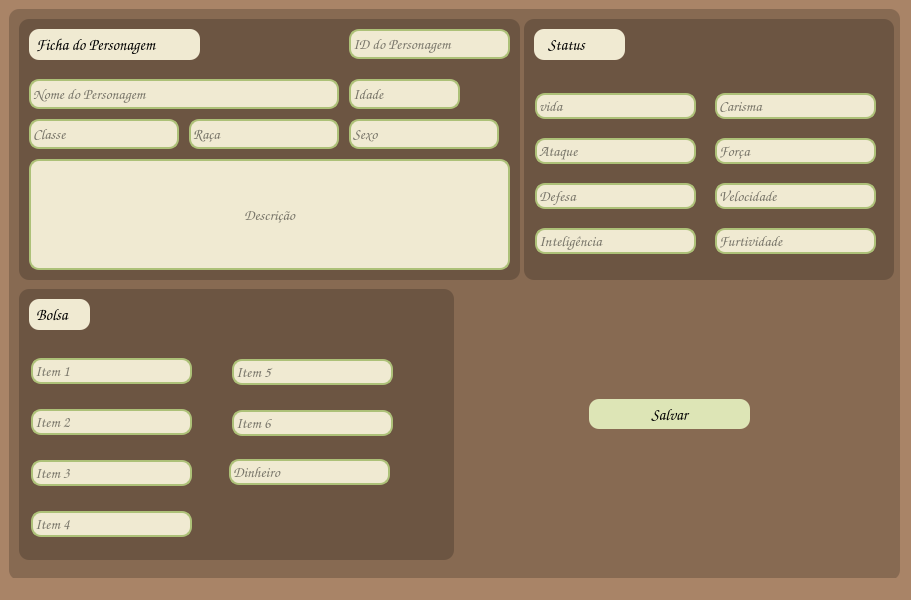
<?xml version="1.0" encoding="UTF-8"?>
<ui version="4.0">
 <class>MainWindow</class>
 <widget class="QMainWindow" name="MainWindow">
  <property name="geometry">
   <rect>
    <x>0</x>
    <y>0</y>
    <width>911</width>
    <height>600</height>
   </rect>
  </property>
  <property name="windowTitle">
   <string>MainWindow</string>
  </property>
  <property name="styleSheet">
   <string notr="true">background-color: rgb(169, 132, 103);</string>
  </property>
  <widget class="QWidget" name="centralwidget">
   <widget class="QFrame" name="frame">
    <property name="geometry">
     <rect>
      <x>9</x>
      <y>9</y>
      <width>891</width>
      <height>571</height>
     </rect>
    </property>
    <property name="styleSheet">
     <string notr="true">QFrame{
	background-color: rgba(0,0,0,0.2);
	border-radius: 10px;
}</string>
    </property>
    <property name="frameShape">
     <enum>QFrame::StyledPanel</enum>
    </property>
    <property name="frameShadow">
     <enum>QFrame::Raised</enum>
    </property>
    <widget class="QFrame" name="frame_2">
     <property name="geometry">
      <rect>
       <x>10</x>
       <y>10</y>
       <width>501</width>
       <height>261</height>
      </rect>
     </property>
     <property name="font">
      <font>
       <family>Comic Sans MS</family>
       <pointsize>12</pointsize>
      </font>
     </property>
     <property name="frameShape">
      <enum>QFrame::StyledPanel</enum>
     </property>
     <property name="frameShadow">
      <enum>QFrame::Raised</enum>
     </property>
     <widget class="QLabel" name="label">
      <property name="geometry">
       <rect>
        <x>10</x>
        <y>10</y>
        <width>171</width>
        <height>31</height>
       </rect>
      </property>
      <property name="font">
       <font>
        <family>Comic Sans MS</family>
        <pointsize>12</pointsize>
       </font>
      </property>
      <property name="styleSheet">
       <string notr="true">QFrame{
	background-color: rgb(240, 234, 210);
	border-radius: 10px;
}</string>
      </property>
      <property name="text">
       <string>  Ficha do Personagem</string>
      </property>
     </widget>
     <widget class="QLineEdit" name="Nome_Personagem">
      <property name="geometry">
       <rect>
        <x>10</x>
        <y>60</y>
        <width>310</width>
        <height>30</height>
       </rect>
      </property>
      <property name="font">
       <font>
        <family>Comic Sans MS</family>
        <pointsize>11</pointsize>
        <underline>false</underline>
        <kerning>true</kerning>
       </font>
      </property>
      <property name="styleSheet">
       <string notr="true">QLineEdit{
	background-color: rgba(240, 234, 210);
	border-radius: 10px;
	border: 2px solid rgb(173, 193, 120);
	
}</string>
      </property>
      <property name="inputMask">
       <string/>
      </property>
      <property name="text">
       <string comment="Nome"/>
      </property>
      <property name="maxLength">
       <number>100</number>
      </property>
      <property name="frame">
       <bool>true</bool>
      </property>
      <property name="readOnly">
       <bool>false</bool>
      </property>
      <property name="placeholderText">
       <string>Nome do Personagem</string>
      </property>
      <property name="clearButtonEnabled">
       <bool>false</bool>
      </property>
     </widget>
     <widget class="QLineEdit" name="Classe">
      <property name="geometry">
       <rect>
        <x>10</x>
        <y>100</y>
        <width>150</width>
        <height>30</height>
       </rect>
      </property>
      <property name="font">
       <font>
        <family>Comic Sans MS</family>
        <pointsize>11</pointsize>
        <underline>false</underline>
        <kerning>true</kerning>
       </font>
      </property>
      <property name="whatsThis">
       <string>&lt;html&gt;&lt;head/&gt;&lt;body&gt;&lt;p align=&quot;center&quot;&gt;Clase&lt;/p&gt;&lt;/body&gt;&lt;/html&gt;</string>
      </property>
      <property name="styleSheet">
       <string notr="true">QLineEdit{
	background-color: rgba(240, 234, 210);
	border-radius: 10px;
	border: 2px solid rgb(173, 193, 120);
	
}</string>
      </property>
      <property name="inputMask">
       <string/>
      </property>
      <property name="text">
       <string comment="Nome"/>
      </property>
      <property name="maxLength">
       <number>20</number>
      </property>
      <property name="frame">
       <bool>true</bool>
      </property>
      <property name="readOnly">
       <bool>false</bool>
      </property>
      <property name="placeholderText">
       <string>Classe</string>
      </property>
      <property name="clearButtonEnabled">
       <bool>false</bool>
      </property>
     </widget>
     <widget class="QLineEdit" name="Descricao">
      <property name="geometry">
       <rect>
        <x>10</x>
        <y>140</y>
        <width>481</width>
        <height>111</height>
       </rect>
      </property>
      <property name="font">
       <font>
        <family>Comic Sans MS</family>
        <pointsize>11</pointsize>
        <underline>false</underline>
        <kerning>true</kerning>
       </font>
      </property>
      <property name="styleSheet">
       <string notr="true">QLineEdit{
	background-color: rgba(240, 234, 210);
	border-radius: 10px;
	border: 2px solid rgb(173, 193, 120);
	
}</string>
      </property>
      <property name="inputMask">
       <string/>
      </property>
      <property name="text">
       <string comment="Nome"/>
      </property>
      <property name="maxLength">
       <number>100</number>
      </property>
      <property name="frame">
       <bool>true</bool>
      </property>
      <property name="alignment">
       <set>Qt::AlignCenter</set>
      </property>
      <property name="readOnly">
       <bool>false</bool>
      </property>
      <property name="placeholderText">
       <string>Descrição</string>
      </property>
      <property name="clearButtonEnabled">
       <bool>false</bool>
      </property>
     </widget>
     <widget class="QLineEdit" name="Raca">
      <property name="geometry">
       <rect>
        <x>170</x>
        <y>100</y>
        <width>150</width>
        <height>30</height>
       </rect>
      </property>
      <property name="font">
       <font>
        <family>Comic Sans MS</family>
        <pointsize>11</pointsize>
        <underline>false</underline>
        <kerning>true</kerning>
       </font>
      </property>
      <property name="whatsThis">
       <string>&lt;html&gt;&lt;head/&gt;&lt;body&gt;&lt;p align=&quot;center&quot;&gt;Clase&lt;/p&gt;&lt;/body&gt;&lt;/html&gt;</string>
      </property>
      <property name="styleSheet">
       <string notr="true">QLineEdit{
	background-color: rgba(240, 234, 210);
	border-radius: 10px;
	border: 2px solid rgb(173, 193, 120);
	
}</string>
      </property>
      <property name="inputMask">
       <string/>
      </property>
      <property name="text">
       <string comment="Nome"/>
      </property>
      <property name="maxLength">
       <number>20</number>
      </property>
      <property name="frame">
       <bool>true</bool>
      </property>
      <property name="readOnly">
       <bool>false</bool>
      </property>
      <property name="placeholderText">
       <string>Raça</string>
      </property>
      <property name="clearButtonEnabled">
       <bool>false</bool>
      </property>
     </widget>
     <widget class="QLineEdit" name="idade">
      <property name="geometry">
       <rect>
        <x>330</x>
        <y>60</y>
        <width>111</width>
        <height>30</height>
       </rect>
      </property>
      <property name="font">
       <font>
        <family>Comic Sans MS</family>
        <pointsize>11</pointsize>
        <underline>false</underline>
        <kerning>true</kerning>
       </font>
      </property>
      <property name="whatsThis">
       <string>&lt;html&gt;&lt;head/&gt;&lt;body&gt;&lt;p align=&quot;center&quot;&gt;Clase&lt;/p&gt;&lt;/body&gt;&lt;/html&gt;</string>
      </property>
      <property name="styleSheet">
       <string notr="true">QLineEdit{
	background-color: rgba(240, 234, 210);
	border-radius: 10px;
	border: 2px solid rgb(173, 193, 120);
	
}</string>
      </property>
      <property name="inputMask">
       <string/>
      </property>
      <property name="text">
       <string comment="Nome"/>
      </property>
      <property name="maxLength">
       <number>3</number>
      </property>
      <property name="frame">
       <bool>true</bool>
      </property>
      <property name="readOnly">
       <bool>false</bool>
      </property>
      <property name="placeholderText">
       <string>Idade</string>
      </property>
      <property name="clearButtonEnabled">
       <bool>false</bool>
      </property>
     </widget>
     <widget class="QLineEdit" name="Sexo">
      <property name="geometry">
       <rect>
        <x>330</x>
        <y>100</y>
        <width>150</width>
        <height>30</height>
       </rect>
      </property>
      <property name="font">
       <font>
        <family>Comic Sans MS</family>
        <pointsize>11</pointsize>
        <underline>false</underline>
        <kerning>true</kerning>
       </font>
      </property>
      <property name="whatsThis">
       <string>&lt;html&gt;&lt;head/&gt;&lt;body&gt;&lt;p align=&quot;center&quot;&gt;Clase&lt;/p&gt;&lt;/body&gt;&lt;/html&gt;</string>
      </property>
      <property name="styleSheet">
       <string notr="true">QLineEdit{
	background-color: rgba(240, 234, 210);
	border-radius: 10px;
	border: 2px solid rgb(173, 193, 120);
	
}</string>
      </property>
      <property name="inputMask">
       <string/>
      </property>
      <property name="text">
       <string comment="Nome"/>
      </property>
      <property name="maxLength">
       <number>20</number>
      </property>
      <property name="frame">
       <bool>true</bool>
      </property>
      <property name="readOnly">
       <bool>false</bool>
      </property>
      <property name="placeholderText">
       <string>Sexo</string>
      </property>
      <property name="clearButtonEnabled">
       <bool>false</bool>
      </property>
     </widget>
     <widget class="QLineEdit" name="Id">
      <property name="geometry">
       <rect>
        <x>330</x>
        <y>10</y>
        <width>161</width>
        <height>30</height>
       </rect>
      </property>
      <property name="font">
       <font>
        <family>Comic Sans MS</family>
        <pointsize>11</pointsize>
        <underline>false</underline>
        <kerning>true</kerning>
       </font>
      </property>
      <property name="whatsThis">
       <string>&lt;html&gt;&lt;head/&gt;&lt;body&gt;&lt;p align=&quot;center&quot;&gt;Clase&lt;/p&gt;&lt;/body&gt;&lt;/html&gt;</string>
      </property>
      <property name="styleSheet">
       <string notr="true">QLineEdit{
	background-color: rgba(240, 234, 210);
	border-radius: 10px;
	border: 2px solid rgb(173, 193, 120);
	
}</string>
      </property>
      <property name="inputMask">
       <string/>
      </property>
      <property name="text">
       <string comment="Nome"/>
      </property>
      <property name="maxLength">
       <number>3</number>
      </property>
      <property name="frame">
       <bool>true</bool>
      </property>
      <property name="readOnly">
       <bool>false</bool>
      </property>
      <property name="placeholderText">
       <string>ID do Personagem</string>
      </property>
      <property name="clearButtonEnabled">
       <bool>false</bool>
      </property>
     </widget>
    </widget>
    <widget class="QFrame" name="frame_3">
     <property name="geometry">
      <rect>
       <x>10</x>
       <y>280</y>
       <width>435</width>
       <height>271</height>
      </rect>
     </property>
     <property name="frameShape">
      <enum>QFrame::StyledPanel</enum>
     </property>
     <property name="frameShadow">
      <enum>QFrame::Raised</enum>
     </property>
     <widget class="QLabel" name="label_2">
      <property name="geometry">
       <rect>
        <x>10</x>
        <y>10</y>
        <width>61</width>
        <height>31</height>
       </rect>
      </property>
      <property name="font">
       <font>
        <family>Comic Sans MS</family>
        <pointsize>12</pointsize>
       </font>
      </property>
      <property name="styleSheet">
       <string notr="true">QFrame{
	background-color: rgb(240, 234, 210);
	border-radius: 10px;
}</string>
      </property>
      <property name="text">
       <string>  Bolsa</string>
      </property>
     </widget>
     <widget class="QLineEdit" name="Item1">
      <property name="geometry">
       <rect>
        <x>12</x>
        <y>69</y>
        <width>161</width>
        <height>26</height>
       </rect>
      </property>
      <property name="font">
       <font>
        <family>Comic Sans MS</family>
        <pointsize>11</pointsize>
        <underline>false</underline>
        <kerning>true</kerning>
       </font>
      </property>
      <property name="whatsThis">
       <string>&lt;html&gt;&lt;head/&gt;&lt;body&gt;&lt;p align=&quot;center&quot;&gt;Clase&lt;/p&gt;&lt;/body&gt;&lt;/html&gt;</string>
      </property>
      <property name="styleSheet">
       <string notr="true">QLineEdit{
	background-color: rgba(240, 234, 210);
	border-radius: 10px;
	border: 2px solid rgb(173, 193, 120);
	
}</string>
      </property>
      <property name="inputMask">
       <string/>
      </property>
      <property name="text">
       <string comment="Nome"/>
      </property>
      <property name="maxLength">
       <number>50</number>
      </property>
      <property name="frame">
       <bool>true</bool>
      </property>
      <property name="readOnly">
       <bool>false</bool>
      </property>
      <property name="placeholderText">
       <string>Item 1</string>
      </property>
      <property name="clearButtonEnabled">
       <bool>false</bool>
      </property>
     </widget>
     <widget class="QLineEdit" name="Item2">
      <property name="geometry">
       <rect>
        <x>12</x>
        <y>120</y>
        <width>161</width>
        <height>26</height>
       </rect>
      </property>
      <property name="font">
       <font>
        <family>Comic Sans MS</family>
        <pointsize>11</pointsize>
        <underline>false</underline>
        <kerning>true</kerning>
       </font>
      </property>
      <property name="whatsThis">
       <string>&lt;html&gt;&lt;head/&gt;&lt;body&gt;&lt;p align=&quot;center&quot;&gt;Clase&lt;/p&gt;&lt;/body&gt;&lt;/html&gt;</string>
      </property>
      <property name="styleSheet">
       <string notr="true">QLineEdit{
	background-color: rgba(240, 234, 210);
	border-radius: 10px;
	border: 2px solid rgb(173, 193, 120);
	
}</string>
      </property>
      <property name="inputMask">
       <string/>
      </property>
      <property name="text">
       <string comment="Nome"/>
      </property>
      <property name="maxLength">
       <number>50</number>
      </property>
      <property name="frame">
       <bool>true</bool>
      </property>
      <property name="readOnly">
       <bool>false</bool>
      </property>
      <property name="placeholderText">
       <string>Item 2</string>
      </property>
      <property name="clearButtonEnabled">
       <bool>false</bool>
      </property>
     </widget>
     <widget class="QLineEdit" name="Item3">
      <property name="geometry">
       <rect>
        <x>12</x>
        <y>171</y>
        <width>161</width>
        <height>26</height>
       </rect>
      </property>
      <property name="font">
       <font>
        <family>Comic Sans MS</family>
        <pointsize>11</pointsize>
        <underline>false</underline>
        <kerning>true</kerning>
       </font>
      </property>
      <property name="whatsThis">
       <string>&lt;html&gt;&lt;head/&gt;&lt;body&gt;&lt;p align=&quot;center&quot;&gt;Clase&lt;/p&gt;&lt;/body&gt;&lt;/html&gt;</string>
      </property>
      <property name="styleSheet">
       <string notr="true">QLineEdit{
	background-color: rgba(240, 234, 210);
	border-radius: 10px;
	border: 2px solid rgb(173, 193, 120);
	
}</string>
      </property>
      <property name="inputMask">
       <string/>
      </property>
      <property name="text">
       <string comment="Nome"/>
      </property>
      <property name="maxLength">
       <number>50</number>
      </property>
      <property name="frame">
       <bool>true</bool>
      </property>
      <property name="readOnly">
       <bool>false</bool>
      </property>
      <property name="placeholderText">
       <string>Item 3</string>
      </property>
      <property name="clearButtonEnabled">
       <bool>false</bool>
      </property>
     </widget>
     <widget class="QLineEdit" name="Item4">
      <property name="geometry">
       <rect>
        <x>12</x>
        <y>222</y>
        <width>161</width>
        <height>26</height>
       </rect>
      </property>
      <property name="font">
       <font>
        <family>Comic Sans MS</family>
        <pointsize>11</pointsize>
        <underline>false</underline>
        <kerning>true</kerning>
       </font>
      </property>
      <property name="whatsThis">
       <string>&lt;html&gt;&lt;head/&gt;&lt;body&gt;&lt;p align=&quot;center&quot;&gt;Clase&lt;/p&gt;&lt;/body&gt;&lt;/html&gt;</string>
      </property>
      <property name="styleSheet">
       <string notr="true">QLineEdit{
	background-color: rgba(240, 234, 210);
	border-radius: 10px;
	border: 2px solid rgb(173, 193, 120);
	
}</string>
      </property>
      <property name="inputMask">
       <string/>
      </property>
      <property name="text">
       <string comment="Nome"/>
      </property>
      <property name="maxLength">
       <number>50</number>
      </property>
      <property name="frame">
       <bool>true</bool>
      </property>
      <property name="readOnly">
       <bool>false</bool>
      </property>
      <property name="placeholderText">
       <string>Item 4</string>
      </property>
      <property name="clearButtonEnabled">
       <bool>false</bool>
      </property>
     </widget>
     <widget class="QLineEdit" name="Dinheiro">
      <property name="geometry">
       <rect>
        <x>210</x>
        <y>170</y>
        <width>161</width>
        <height>26</height>
       </rect>
      </property>
      <property name="font">
       <font>
        <family>Comic Sans MS</family>
        <pointsize>11</pointsize>
        <underline>false</underline>
        <kerning>true</kerning>
       </font>
      </property>
      <property name="whatsThis">
       <string>&lt;html&gt;&lt;head/&gt;&lt;body&gt;&lt;p align=&quot;center&quot;&gt;Clase&lt;/p&gt;&lt;/body&gt;&lt;/html&gt;</string>
      </property>
      <property name="styleSheet">
       <string notr="true">QLineEdit{
	background-color: rgba(240, 234, 210);
	border-radius: 10px;
	border: 2px solid rgb(173, 193, 120);
	
}</string>
      </property>
      <property name="inputMask">
       <string/>
      </property>
      <property name="text">
       <string comment="Nome"/>
      </property>
      <property name="maxLength">
       <number>7</number>
      </property>
      <property name="frame">
       <bool>true</bool>
      </property>
      <property name="readOnly">
       <bool>false</bool>
      </property>
      <property name="placeholderText">
       <string>Dinheiro</string>
      </property>
      <property name="clearButtonEnabled">
       <bool>false</bool>
      </property>
     </widget>
     <widget class="QLineEdit" name="Item6">
      <property name="geometry">
       <rect>
        <x>213</x>
        <y>121</y>
        <width>161</width>
        <height>26</height>
       </rect>
      </property>
      <property name="font">
       <font>
        <family>Comic Sans MS</family>
        <pointsize>11</pointsize>
        <underline>false</underline>
        <kerning>true</kerning>
       </font>
      </property>
      <property name="whatsThis">
       <string>&lt;html&gt;&lt;head/&gt;&lt;body&gt;&lt;p align=&quot;center&quot;&gt;Clase&lt;/p&gt;&lt;/body&gt;&lt;/html&gt;</string>
      </property>
      <property name="styleSheet">
       <string notr="true">QLineEdit{
	background-color: rgba(240, 234, 210);
	border-radius: 10px;
	border: 2px solid rgb(173, 193, 120);
	
}</string>
      </property>
      <property name="inputMask">
       <string/>
      </property>
      <property name="text">
       <string comment="Nome"/>
      </property>
      <property name="maxLength">
       <number>50</number>
      </property>
      <property name="frame">
       <bool>true</bool>
      </property>
      <property name="readOnly">
       <bool>false</bool>
      </property>
      <property name="placeholderText">
       <string>Item 6</string>
      </property>
      <property name="clearButtonEnabled">
       <bool>false</bool>
      </property>
     </widget>
     <widget class="QLineEdit" name="Item5">
      <property name="geometry">
       <rect>
        <x>213</x>
        <y>70</y>
        <width>161</width>
        <height>26</height>
       </rect>
      </property>
      <property name="font">
       <font>
        <family>Comic Sans MS</family>
        <pointsize>11</pointsize>
        <underline>false</underline>
        <kerning>true</kerning>
       </font>
      </property>
      <property name="whatsThis">
       <string>&lt;html&gt;&lt;head/&gt;&lt;body&gt;&lt;p align=&quot;center&quot;&gt;Clase&lt;/p&gt;&lt;/body&gt;&lt;/html&gt;</string>
      </property>
      <property name="styleSheet">
       <string notr="true">QLineEdit{
	background-color: rgba(240, 234, 210);
	border-radius: 10px;
	border: 2px solid rgb(173, 193, 120);
	
}</string>
      </property>
      <property name="inputMask">
       <string/>
      </property>
      <property name="text">
       <string comment="Nome"/>
      </property>
      <property name="maxLength">
       <number>50</number>
      </property>
      <property name="frame">
       <bool>true</bool>
      </property>
      <property name="readOnly">
       <bool>false</bool>
      </property>
      <property name="placeholderText">
       <string>Item 5</string>
      </property>
      <property name="clearButtonEnabled">
       <bool>false</bool>
      </property>
     </widget>
    </widget>
    <widget class="QFrame" name="frame_5">
     <property name="geometry">
      <rect>
       <x>515</x>
       <y>10</y>
       <width>370</width>
       <height>261</height>
      </rect>
     </property>
     <property name="frameShape">
      <enum>QFrame::StyledPanel</enum>
     </property>
     <property name="frameShadow">
      <enum>QFrame::Raised</enum>
     </property>
     <widget class="QLabel" name="label_7">
      <property name="geometry">
       <rect>
        <x>10</x>
        <y>10</y>
        <width>91</width>
        <height>31</height>
       </rect>
      </property>
      <property name="font">
       <font>
        <family>Comic Sans MS</family>
        <pointsize>12</pointsize>
       </font>
      </property>
      <property name="styleSheet">
       <string notr="true">QFrame{
	background-color: rgb(240, 234, 210);
	border-radius: 10px;
}</string>
      </property>
      <property name="text">
       <string>    Status</string>
      </property>
     </widget>
     <widget class="QLineEdit" name="Vida">
      <property name="geometry">
       <rect>
        <x>11</x>
        <y>74</y>
        <width>161</width>
        <height>26</height>
       </rect>
      </property>
      <property name="font">
       <font>
        <family>Comic Sans MS</family>
        <pointsize>11</pointsize>
        <underline>false</underline>
        <kerning>true</kerning>
       </font>
      </property>
      <property name="whatsThis">
       <string>&lt;html&gt;&lt;head/&gt;&lt;body&gt;&lt;p align=&quot;center&quot;&gt;Clase&lt;/p&gt;&lt;/body&gt;&lt;/html&gt;</string>
      </property>
      <property name="styleSheet">
       <string notr="true">QLineEdit{
	background-color: rgba(240, 234, 210);
	border-radius: 10px;
	border: 2px solid rgb(173, 193, 120);
	
}</string>
      </property>
      <property name="inputMask">
       <string/>
      </property>
      <property name="text">
       <string comment="Nome"/>
      </property>
      <property name="maxLength">
       <number>3</number>
      </property>
      <property name="frame">
       <bool>true</bool>
      </property>
      <property name="readOnly">
       <bool>false</bool>
      </property>
      <property name="placeholderText">
       <string>vida</string>
      </property>
      <property name="clearButtonEnabled">
       <bool>false</bool>
      </property>
     </widget>
     <widget class="QLineEdit" name="Ataque">
      <property name="geometry">
       <rect>
        <x>11</x>
        <y>119</y>
        <width>161</width>
        <height>26</height>
       </rect>
      </property>
      <property name="font">
       <font>
        <family>Comic Sans MS</family>
        <pointsize>11</pointsize>
        <underline>false</underline>
        <kerning>true</kerning>
       </font>
      </property>
      <property name="whatsThis">
       <string>&lt;html&gt;&lt;head/&gt;&lt;body&gt;&lt;p align=&quot;center&quot;&gt;Clase&lt;/p&gt;&lt;/body&gt;&lt;/html&gt;</string>
      </property>
      <property name="styleSheet">
       <string notr="true">QLineEdit{
	background-color: rgba(240, 234, 210);
	border-radius: 10px;
	border: 2px solid rgb(173, 193, 120);
	
}</string>
      </property>
      <property name="inputMask">
       <string/>
      </property>
      <property name="text">
       <string comment="Nome"/>
      </property>
      <property name="maxLength">
       <number>3</number>
      </property>
      <property name="frame">
       <bool>true</bool>
      </property>
      <property name="readOnly">
       <bool>false</bool>
      </property>
      <property name="placeholderText">
       <string>Ataque</string>
      </property>
      <property name="clearButtonEnabled">
       <bool>false</bool>
      </property>
     </widget>
     <widget class="QLineEdit" name="Defesa">
      <property name="geometry">
       <rect>
        <x>11</x>
        <y>164</y>
        <width>161</width>
        <height>26</height>
       </rect>
      </property>
      <property name="font">
       <font>
        <family>Comic Sans MS</family>
        <pointsize>11</pointsize>
        <underline>false</underline>
        <kerning>true</kerning>
       </font>
      </property>
      <property name="whatsThis">
       <string>&lt;html&gt;&lt;head/&gt;&lt;body&gt;&lt;p align=&quot;center&quot;&gt;Clase&lt;/p&gt;&lt;/body&gt;&lt;/html&gt;</string>
      </property>
      <property name="styleSheet">
       <string notr="true">QLineEdit{
	background-color: rgba(240, 234, 210);
	border-radius: 10px;
	border: 2px solid rgb(173, 193, 120);
	
}</string>
      </property>
      <property name="inputMask">
       <string/>
      </property>
      <property name="text">
       <string comment="Nome"/>
      </property>
      <property name="maxLength">
       <number>3</number>
      </property>
      <property name="frame">
       <bool>true</bool>
      </property>
      <property name="readOnly">
       <bool>false</bool>
      </property>
      <property name="placeholderText">
       <string>Defesa</string>
      </property>
      <property name="clearButtonEnabled">
       <bool>false</bool>
      </property>
     </widget>
     <widget class="QLineEdit" name="Inteligencia">
      <property name="geometry">
       <rect>
        <x>11</x>
        <y>209</y>
        <width>161</width>
        <height>26</height>
       </rect>
      </property>
      <property name="font">
       <font>
        <family>Comic Sans MS</family>
        <pointsize>11</pointsize>
        <underline>false</underline>
        <kerning>true</kerning>
       </font>
      </property>
      <property name="whatsThis">
       <string>&lt;html&gt;&lt;head/&gt;&lt;body&gt;&lt;p align=&quot;center&quot;&gt;Clase&lt;/p&gt;&lt;/body&gt;&lt;/html&gt;</string>
      </property>
      <property name="styleSheet">
       <string notr="true">QLineEdit{
	background-color: rgba(240, 234, 210);
	border-radius: 10px;
	border: 2px solid rgb(173, 193, 120);
	
}</string>
      </property>
      <property name="inputMask">
       <string/>
      </property>
      <property name="text">
       <string comment="Nome"/>
      </property>
      <property name="maxLength">
       <number>3</number>
      </property>
      <property name="frame">
       <bool>true</bool>
      </property>
      <property name="readOnly">
       <bool>false</bool>
      </property>
      <property name="placeholderText">
       <string>Inteligência</string>
      </property>
      <property name="clearButtonEnabled">
       <bool>false</bool>
      </property>
     </widget>
     <widget class="QLineEdit" name="Forca">
      <property name="geometry">
       <rect>
        <x>191</x>
        <y>119</y>
        <width>161</width>
        <height>26</height>
       </rect>
      </property>
      <property name="font">
       <font>
        <family>Comic Sans MS</family>
        <pointsize>11</pointsize>
        <underline>false</underline>
        <kerning>true</kerning>
       </font>
      </property>
      <property name="whatsThis">
       <string>&lt;html&gt;&lt;head/&gt;&lt;body&gt;&lt;p align=&quot;center&quot;&gt;Clase&lt;/p&gt;&lt;/body&gt;&lt;/html&gt;</string>
      </property>
      <property name="styleSheet">
       <string notr="true">QLineEdit{
	background-color: rgba(240, 234, 210);
	border-radius: 10px;
	border: 2px solid rgb(173, 193, 120);
	
}</string>
      </property>
      <property name="inputMask">
       <string/>
      </property>
      <property name="text">
       <string comment="Nome"/>
      </property>
      <property name="maxLength">
       <number>3</number>
      </property>
      <property name="frame">
       <bool>true</bool>
      </property>
      <property name="readOnly">
       <bool>false</bool>
      </property>
      <property name="placeholderText">
       <string>Força</string>
      </property>
      <property name="clearButtonEnabled">
       <bool>false</bool>
      </property>
     </widget>
     <widget class="QLineEdit" name="Carisma">
      <property name="geometry">
       <rect>
        <x>191</x>
        <y>74</y>
        <width>161</width>
        <height>26</height>
       </rect>
      </property>
      <property name="font">
       <font>
        <family>Comic Sans MS</family>
        <pointsize>11</pointsize>
        <underline>false</underline>
        <kerning>true</kerning>
       </font>
      </property>
      <property name="whatsThis">
       <string>&lt;html&gt;&lt;head/&gt;&lt;body&gt;&lt;p align=&quot;center&quot;&gt;Clase&lt;/p&gt;&lt;/body&gt;&lt;/html&gt;</string>
      </property>
      <property name="styleSheet">
       <string notr="true">QLineEdit{
	background-color: rgba(240, 234, 210);
	border-radius: 10px;
	border: 2px solid rgb(173, 193, 120);
	
}</string>
      </property>
      <property name="inputMask">
       <string/>
      </property>
      <property name="text">
       <string comment="Nome"/>
      </property>
      <property name="maxLength">
       <number>3</number>
      </property>
      <property name="frame">
       <bool>true</bool>
      </property>
      <property name="readOnly">
       <bool>false</bool>
      </property>
      <property name="placeholderText">
       <string>Carisma</string>
      </property>
      <property name="clearButtonEnabled">
       <bool>false</bool>
      </property>
     </widget>
     <widget class="QLineEdit" name="velocidade">
      <property name="geometry">
       <rect>
        <x>191</x>
        <y>164</y>
        <width>161</width>
        <height>26</height>
       </rect>
      </property>
      <property name="font">
       <font>
        <family>Comic Sans MS</family>
        <pointsize>11</pointsize>
        <underline>false</underline>
        <kerning>true</kerning>
       </font>
      </property>
      <property name="whatsThis">
       <string>&lt;html&gt;&lt;head/&gt;&lt;body&gt;&lt;p align=&quot;center&quot;&gt;Clase&lt;/p&gt;&lt;/body&gt;&lt;/html&gt;</string>
      </property>
      <property name="styleSheet">
       <string notr="true">QLineEdit{
	background-color: rgba(240, 234, 210);
	border-radius: 10px;
	border: 2px solid rgb(173, 193, 120);
	
}</string>
      </property>
      <property name="inputMask">
       <string/>
      </property>
      <property name="text">
       <string comment="Nome"/>
      </property>
      <property name="maxLength">
       <number>3</number>
      </property>
      <property name="frame">
       <bool>true</bool>
      </property>
      <property name="readOnly">
       <bool>false</bool>
      </property>
      <property name="placeholderText">
       <string>Velocidade</string>
      </property>
      <property name="clearButtonEnabled">
       <bool>false</bool>
      </property>
     </widget>
     <widget class="QLineEdit" name="Furtividade">
      <property name="geometry">
       <rect>
        <x>191</x>
        <y>209</y>
        <width>161</width>
        <height>26</height>
       </rect>
      </property>
      <property name="font">
       <font>
        <family>Comic Sans MS</family>
        <pointsize>11</pointsize>
        <underline>false</underline>
        <kerning>true</kerning>
       </font>
      </property>
      <property name="whatsThis">
       <string>&lt;html&gt;&lt;head/&gt;&lt;body&gt;&lt;p align=&quot;center&quot;&gt;Clase&lt;/p&gt;&lt;/body&gt;&lt;/html&gt;</string>
      </property>
      <property name="styleSheet">
       <string notr="true">QLineEdit{
	background-color: rgba(240, 234, 210);
	border-radius: 10px;
	border: 2px solid rgb(173, 193, 120);
	
}</string>
      </property>
      <property name="inputMask">
       <string/>
      </property>
      <property name="text">
       <string comment="Nome"/>
      </property>
      <property name="maxLength">
       <number>3</number>
      </property>
      <property name="frame">
       <bool>true</bool>
      </property>
      <property name="readOnly">
       <bool>false</bool>
      </property>
      <property name="placeholderText">
       <string>Furtividade</string>
      </property>
      <property name="clearButtonEnabled">
       <bool>false</bool>
      </property>
     </widget>
    </widget>
    <widget class="QPushButton" name="Salva">
     <property name="geometry">
      <rect>
       <x>580</x>
       <y>390</y>
       <width>161</width>
       <height>30</height>
      </rect>
     </property>
     <property name="font">
      <font>
       <family>Comic Sans MS</family>
       <pointsize>12</pointsize>
      </font>
     </property>
     <property name="styleSheet">
      <string notr="true">QPushButton{
	background-color: rgb(221, 229, 182);
	
	border-radius:10px
}
QPushButton:hover{
	background-color: rgb(173, 193, 120);
}

</string>
     </property>
     <property name="text">
      <string>Salvar</string>
     </property>
    </widget>
    <widget class="QLabel" name="label_5">
     <property name="geometry">
      <rect>
       <x>600</x>
       <y>300</y>
       <width>121</width>
       <height>91</height>
      </rect>
     </property>
     <property name="styleSheet">
      <string notr="true">background-color: rgba(0,0,0,0);</string>
     </property>
     <property name="text">
      <string/>
     </property>
     <property name="pixmap">
      <pixmap>icones/rpg.png</pixmap>
     </property>
     <property name="scaledContents">
      <bool>true</bool>
     </property>
    </widget>
    <widget class="QLabel" name="label_3">
     <property name="geometry">
      <rect>
       <x>486</x>
       <y>430</y>
       <width>331</width>
       <height>51</height>
      </rect>
     </property>
     <property name="font">
      <font>
       <family>Comic Sans MS</family>
       <pointsize>15</pointsize>
      </font>
     </property>
     <property name="styleSheet">
      <string notr="true">QLabel{
	background-color: rgba(0,0,0,0);
 
	color: rgb(240, 234, 210);
}
</string>
     </property>
     <property name="text">
      <string/>
     </property>
    </widget>
   </widget>
  </widget>
  <widget class="QMenuBar" name="menubar">
   <property name="geometry">
    <rect>
     <x>0</x>
     <y>0</y>
     <width>911</width>
     <height>21</height>
    </rect>
   </property>
  </widget>
  <widget class="QStatusBar" name="statusbar"/>
 </widget>
 <resources/>
 <connections/>
</ui>
